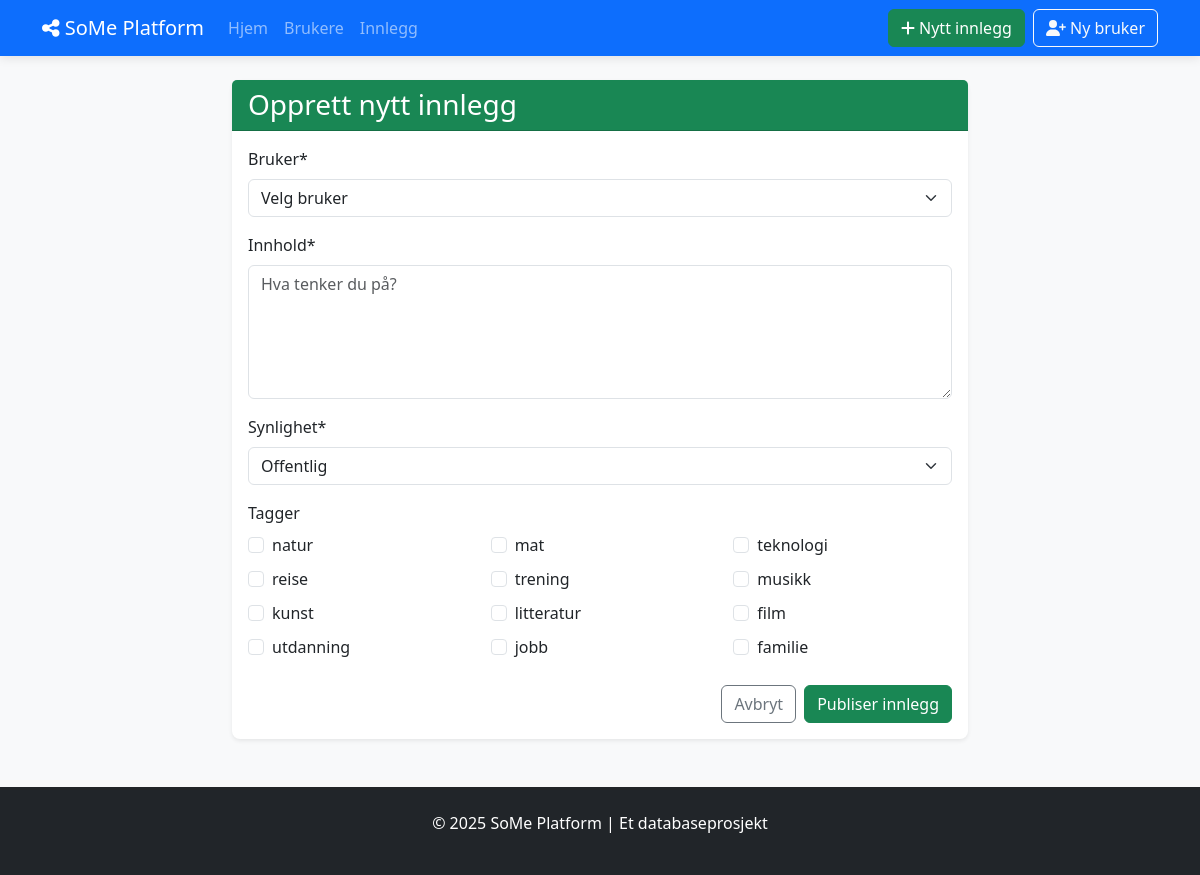
Page /posts/create on the earlier database version.
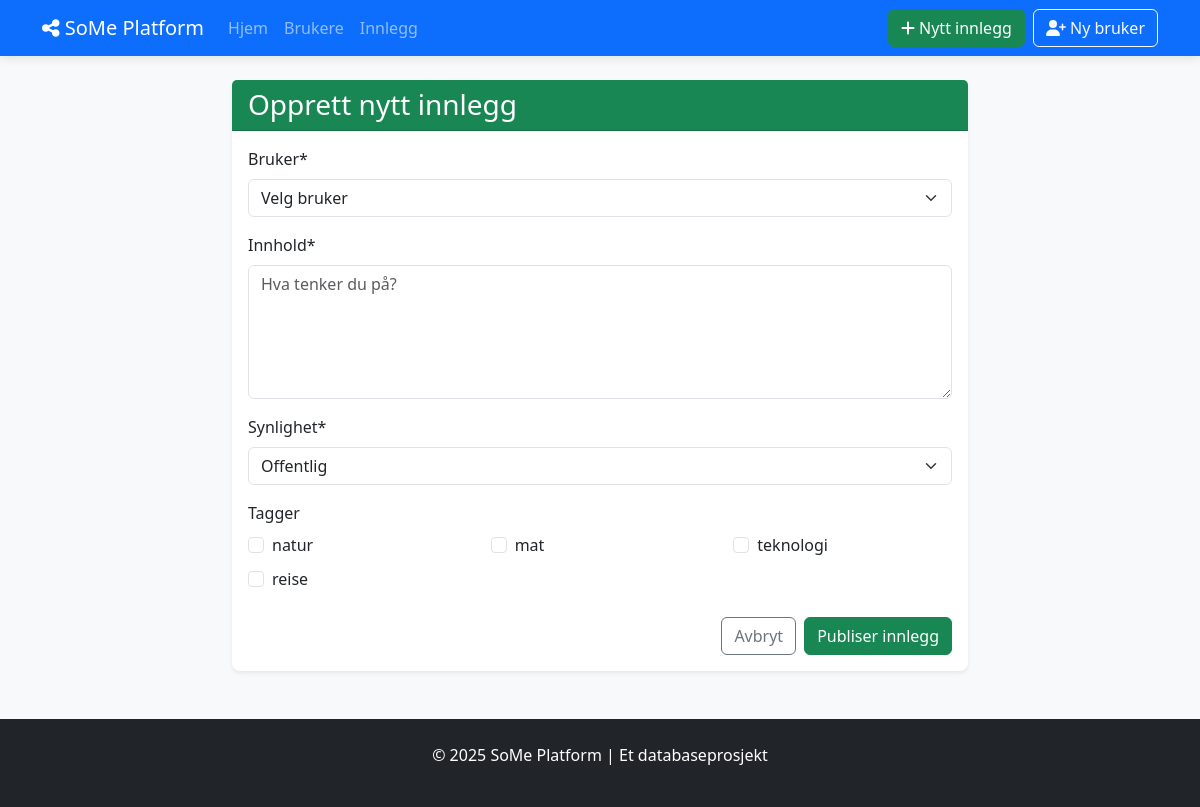
Same page on the later database version.
### tables this page shows
CREATE TABLE TAGGER (
            tag_id INTEGER PRIMARY KEY AUTOINCREMENT,
            navn TEXT NOT NULL UNIQUE,
            beskrivelse TEXT
        );

### social_media_app/app.py (the view)
@app.route('/posts/create', methods=['GET'])
def show_create_post():
    with Database() as db:
        users = db.fetchall("SELECT bruker_id, brukernavn FROM BRUKERE WHERE status = 'aktiv'")
        tags = db.fetchall("SELECT * FROM TAGGER")
    return render_template('posts/create.html', users=users, tags=tags)

### social_media_app/db_config.py (called while the page is built)
    def __enter__(self):
        return self

    def __exit__(self, exc_type, exc_val, exc_tb):
        self.cursor.close()
        if self.conn:
            self.conn.close()

    def fetchall(self, sql, params=None):
        self.cursor.execute(sql, params or ())
        return self.cursor.fetchall()

### social_media_app/templates/posts/create.html (shortened to what this page needs)
{% extends "base.html" %}
{% block content %}
<div class="row justify-content-center">
    <div class="col-md-8">
        <div class="card shadow-sm">
            <div class="card-header bg-success text-white">
                <h1 class="h3 mb-0">Opprett nytt innlegg</h1>
            </div>
            <div class="card-body">
                <form action="{{ url_for('create_post') }}" method="post">
                    <div class="mb-3">
                        <label for="bruker_id" class="form-label">Bruker*</label>
                        <select class="form-select" id="bruker_id" name="bruker_id" required>
                            <option value="" selected disabled>Velg bruker</option>
                        </select>
                    </div>
                    <div class="mb-3">
                        <label for="innhold" class="form-label">Innhold*</label>
                        <textarea class="form-control" id="innhold" name="innhold" rows="5" required
                                  placeholder="Hva tenker du på?"></textarea>
                    </div>
                    <div class="mb-3">
                        <label for="synlighet" class="form-label">Synlighet*</label>
                        <select class="form-select" id="synlighet" name="synlighet" required>
                            <option value="offentlig" selected>Offentlig</option>
                        </select>
                    </div>
                    <div class="mb-3">
                        <label class="form-label">Tagger</label>
                        <div class="row">
                            {% for tag in tags %}
                                <div class="col-md-4 mb-2">
                                    <div class="form-check">
                                        <input class="form-check-input" type="checkbox" value="{{ tag.tag_id }}"
                                               id="tag{{ tag.tag_id }}" name="tags">
                                        <label class="form-check-label" for="tag{{ tag.tag_id }}">
                                            {{ tag.navn }}
                                        </label>
                                    </div>
                                </div>
                            {% endfor %}
                        </div>
                    </div>
                    <div class="d-grid gap-2 d-md-flex justify-content-md-end">
                        <a href="{{ url_for('list_posts') }}" class="btn btn-outline-secondary">Avbryt</a>
                        <button type="submit" class="btn btn-success">Publiser innlegg</button>
                    </div>
                </form>
            </div>
        </div>
    </div>
</div>
{% endblock %}

Differences in the rows shown:
removed TAGGER: navn "trening"
removed TAGGER: navn "musikk"
removed TAGGER: navn "kunst"
removed TAGGER: navn "litteratur"
removed TAGGER: navn "film"
removed TAGGER: navn "utdanning"
removed TAGGER: navn "jobb"
removed TAGGER: navn "familie"
